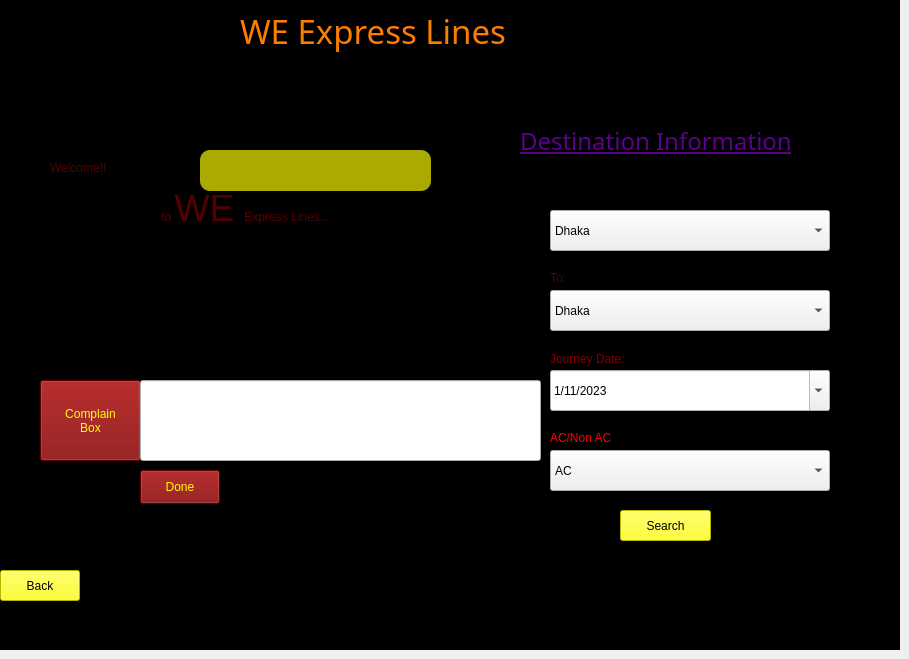
    <widget class="QWidget" name="destination">
     <widget class="QLabel" name="label_48">
      <property name="geometry">
       <rect>
        <x>0</x>
        <y>0</y>
        <width>900</width>
        <height>650</height>
       </rect>
      </property>
      <property name="styleSheet">
       <string notr="true">background-color: rgb(0, 0, 0);</string>
      </property>
      <property name="text">
       <string/>
      </property>
      <property name="pixmap">
       <pixmap>C:/Users/USER/OneDrive/Pictures/working_picture/bus.jpg</pixmap>
      </property>
     </widget>
     <widget class="QLabel" name="label_162">
      <property name="geometry">
       <rect>
        <x>240</x>
        <y>0</y>
        <width>441</width>
        <height>61</height>
       </rect>
      </property>
      <property name="font">
       <font>
        <family>Ravie</family>
        <pointsize>25</pointsize>
        <italic>false</italic>
        <bold>false</bold>
        <kerning>true</kerning>
       </font>
      </property>
      <property name="autoFillBackground">
       <bool>false</bool>
      </property>
      <property name="styleSheet">
       <string notr="true">color: rgb(252, 126, 0);

background-color: rgba(0,0,0,0);
font: 25pt &quot;Ravie&quot;;</string>
      </property>
      <property name="frameShape">
       <enum>QFrame::NoFrame</enum>
      </property>
      <property name="frameShadow">
       <enum>QFrame::Plain</enum>
      </property>
      <property name="text">
       <string>WE Express Lines</string>
      </property>
      <property name="textFormat">
       <enum>Qt::AutoText</enum>
      </property>
      <property name="scaledContents">
       <bool>false</bool>
      </property>
      <property name="wordWrap">
       <bool>false</bool>
      </property>
     </widget>
     <widget class="QLabel" name="label_163">
      <property name="geometry">
       <rect>
        <x>520</x>
        <y>120</y>
        <width>361</width>
        <height>41</height>
       </rect>
      </property>
      <property name="font">
       <font>
        <family>Rockwell Extra Bold</family>
        <pointsize>18</pointsize>
        <italic>false</italic>
        <underline>true</underline>
        <kerning>true</kerning>
        <fontweight>ExtraBold</fontweight>
       </font>
      </property>
      <property name="autoFillBackground">
       <bool>false</bool>
      </property>
      <property name="styleSheet">
       <string notr="true">color: rgb(93, 0, 140);
font: 800 18pt &quot;Rockwell Extra Bold&quot;;

background-color: rgba(0,0,0,0);

text-decoration: underline;</string>
      </property>
      <property name="frameShape">
       <enum>QFrame::NoFrame</enum>
      </property>
      <property name="frameShadow">
       <enum>QFrame::Plain</enum>
      </property>
      <property name="text">
       <string>Destination Information</string>
      </property>
      <property name="textFormat">
       <enum>Qt::AutoText</enum>
      </property>
      <property name="scaledContents">
       <bool>false</bool>
      </property>
      <property name="wordWrap">
       <bool>false</bool>
      </property>
     </widget>
     <widget class="QLabel" name="label_164">
      <property name="geometry">
       <rect>
        <x>50</x>
        <y>130</y>
        <width>391</width>
        <height>131</height>
       </rect>
      </property>
      <property name="styleSheet">
       <string notr="true">background-color: rgba(0, 0,0, 0);
color: rgb(255, 255, 0);

font: 700 22pt &quot;Palatino Linotype&quot;;

</string>
      </property>
      <property name="text">
       <string>&lt;html&gt;&lt;head/&gt;&lt;body&gt;&lt;p&gt;&lt;span style=&quot; color:#550000;&quot;&gt;Welcome!! &lt;/span&gt;&lt;/p&gt;&lt;p align=&quot;center&quot;&gt;&lt;span style=&quot; color:#550000;&quot;&gt;to &lt;/span&gt;&lt;span style=&quot; font-size:28pt; color:#550000;&quot;&gt;WE &lt;/span&gt;&lt;span style=&quot; color:#550000;&quot;&gt;Express Lines...&lt;/span&gt;&lt;/p&gt;&lt;/body&gt;&lt;/html&gt;</string>
      </property>
     </widget>
     <widget class="QLabel" name="label_165">
      <property name="geometry">
       <rect>
        <x>550</x>
        <y>180</y>
        <width>61</width>
        <height>31</height>
       </rect>
      </property>
      <property name="styleSheet">
       <string notr="true">font: 900 14pt &quot;Arial Black&quot;;
color: rgb(0, 0, 0);
</string>
      </property>
      <property name="text">
       <string>From:</string>
      </property>
     </widget>
     <widget class="QComboBox" name="from_combo_box">
      <property name="geometry">
       <rect>
        <x>550</x>
        <y>210</y>
        <width>280</width>
        <height>41</height>
       </rect>
      </property>
      <property name="styleSheet">
       <string notr="true">font: 900 12pt &quot;Arial Black&quot;;</string>
      </property>
      <item>
       <property name="text">
        <string>Dhaka</string>
       </property>
      </item>
      <item>
       <property name="text">
        <string>Chittagong</string>
       </property>
      </item>
      <item>
       <property name="text">
        <string>Barisal</string>
       </property>
      </item>
      <item>
       <property name="text">
        <string>Khulna</string>
       </property>
      </item>
      <item>
       <property name="text">
        <string>Mymensingh</string>
       </property>
      </item>
      <item>
       <property name="text">
        <string>Rangpur</string>
       </property>
      </item>
      <item>
       <property name="text">
        <string>Rajshahi</string>
       </property>
      </item>
      <item>
       <property name="text">
        <string>Sylhet</string>
       </property>
      </item>
     </widget>
     <widget class="QLabel" name="label_166">
      <property name="geometry">
       <rect>
        <x>550</x>
        <y>270</y>
        <width>49</width>
        <height>16</height>
       </rect>
      </property>
      <property name="styleSheet">
       <string notr="true">font: 900 14pt &quot;Arial Black&quot;;
color: rgb(83, 0, 0);</string>
      </property>
      <property name="text">
       <string>To:</string>
      </property>
     </widget>
     <widget class="QComboBox" name="to_combo_box">
      <property name="geometry">
       <rect>
        <x>550</x>
        <y>290</y>
        <width>280</width>
        <height>41</height>
       </rect>
      </property>
      <property name="styleSheet">
       <string notr="true">font: 900 12pt &quot;Arial Black&quot;;</string>
      </property>
      <item>
       <property name="text">
        <string>Dhaka</string>
       </property>
      </item>
      <item>
       <property name="text">
        <string>Chittagong</string>
       </property>
      </item>
      <item>
       <property name="text">
        <string>Barisal</string>
       </property>
      </item>
      <item>
       <property name="text">
        <string>Khulna</string>
       </property>
      </item>
      <item>
       <property name="text">
        <string>Mymensingh</string>
       </property>
      </item>
      <item>
       <property name="text">
        <string>Rangpur</string>
       </property>
      </item>
      <item>
       <property name="text">
        <string>Rajshahi</string>
       </property>
      </item>
      <item>
       <property name="text">
        <string>Sylhet</string>
       </property>
      </item>
     </widget>
     <widget class="QLabel" name="label_167">
      <property name="geometry">
       <rect>
        <x>550</x>
        <y>348</y>
        <width>151</width>
        <height>21</height>
       </rect>
      </property>
      <property name="styleSheet">
       <string notr="true">font: 900 14pt &quot;Arial Black&quot;;
color: rgb(129, 0, 0);</string>
      </property>
      <property name="text">
       <string>Journey Date:</string>
      </property>
     </widget>
     <widget class="QDateEdit" name="date_combo_box">
      <property name="geometry">
       <rect>
        <x>550</x>
        <y>370</y>
        <width>280</width>
        <height>41</height>
       </rect>
      </property>
      <property name="styleSheet">
       <string notr="true">font: 900 12pt &quot;Arial Black&quot;;</string>
      </property>
      <property name="displayFormat">
       <string>d/M/yyyy</string>
      </property>
      <property name="calendarPopup">
       <bool>true</bool>
      </property>
      <property name="date">
       <date>
        <year>2023</year>
        <month>11</month>
        <day>1</day>
       </date>
      </property>
     </widget>
     <widget class="QComboBox" name="ac_nonac_2">
      <property name="geometry">
       <rect>
        <x>550</x>
        <y>450</y>
        <width>280</width>
        <height>41</height>
       </rect>
      </property>
      <property name="styleSheet">
       <string notr="true">font: 900 12pt &quot;Arial Black&quot;;</string>
      </property>
      <item>
       <property name="text">
        <string>AC</string>
       </property>
      </item>
      <item>
       <property name="text">
        <string>Non AC</string>
       </property>
      </item>
     </widget>
     <widget class="QLabel" name="label_169">
      <property name="geometry">
       <rect>
        <x>550</x>
        <y>430</y>
        <width>121</width>
        <height>16</height>
       </rect>
      </property>
      <property name="styleSheet">
       <string notr="true">font: 900 14pt &quot;Arial Black&quot;;
color: rgb(255, 0, 0);</string>
      </property>
      <property name="text">
       <string>AC/Non AC</string>
      </property>
     </widget>
     <widget class="QPushButton" name="search_button_2">
      <property name="geometry">
       <rect>
        <x>620</x>
        <y>510</y>
        <width>91</width>
        <height>31</height>
       </rect>
      </property>
      <property name="styleSheet">
       <string notr="true">font: 900 14pt &quot;Arial Black&quot;;
color: rgb(0, 0, 0);
background-color: rgb(255, 255, 0);</string>
      </property>
      <property name="text">
       <string>Search</string>
      </property>
     </widget>
     <widget class="QLabel" name="name_label">
      <property name="geometry">
       <rect>
        <x>200</x>
        <y>150</y>
        <width>231</width>
        <height>41</height>
       </rect>
      </property>
      <property name="styleSheet">
       <string notr="true">font: 900 12pt &quot;Arial Black&quot;;
border-radius: 10px;
background-color: rgb(170, 170, 0);</string>
      </property>
      <property name="text">
       <string/>
      </property>
     </widget>
     <widget class="QPushButton" name="des_back_btn">
      <property name="geometry">
       <rect>
        <x>0</x>
        <y>570</y>
        <width>80</width>
        <height>31</height>
       </rect>
      </property>
      <property name="styleSheet">
       <string notr="true">font: 700 14pt &quot;Segoe UI&quot;;
color: rgb(0, 0, 0);
background-color: rgb(255, 255, 0);</string>
      </property>
      <property name="text">
       <string>Back</string>
      </property>
     </widget>
     <widget class="QPushButton" name="complain_box_2">
      <property name="geometry">
       <rect>
        <x>40</x>
        <y>380</y>
        <width>101</width>
        <height>81</height>
       </rect>
      </property>
      <property name="styleSheet">
       <string notr="true">background-color: rgb(127, 0, 0);
font: 700 italic 12pt &quot;Segoe UI&quot;;
color: rgb(255, 255, 0);</string>
      </property>
      <property name="text">
       <string>Complain 
Box</string>
      </property>
     </widget>
     <widget class="QPushButton" name="on_complain_done_button">
      <property name="geometry">
       <rect>
        <x>140</x>
        <y>470</y>
        <width>80</width>
        <height>34</height>
       </rect>
      </property>
      <property name="styleSheet">
       <string notr="true">background-color: rgb(127, 0, 0);
font: 700 italic 12pt &quot;Segoe UI&quot;;
color: rgb(255, 255, 0);</string>
      </property>
      <property name="text">
       <string>Done</string>
      </property>
     </widget>
     <widget class="QLineEdit" name="take_complain_input">
      <property name="geometry">
       <rect>
        <x>140</x>
        <y>380</y>
        <width>401</width>
        <height>81</height>
       </rect>
      </property>
      <property name="styleSheet">
       <string notr="true">font: 700 12pt &quot;Segoe UI&quot;;</string>
      </property>
     </widget>
    </widget>
